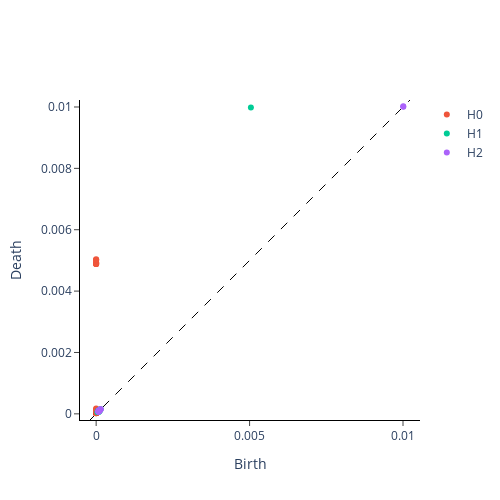

The cell this chart's notebook holds for it:
### Code cell
# Finding the most representative diagram for label 7

# First, compute the pairwise Wasserstein distances (Use all training data as there are not too many label 7 diagrams)
pairwise_wasserstein_distances_label_7 = PairwiseDistance(metric="wasserstein").fit_transform(train_shortened_diagrams_label_7)

# For each hole, calculate the sum of distances to all other holes
sum_distances = [sum(dist) for dist in pairwise_wasserstein_distances_label_7]

# Find the index of the Wasserstein barycenter
most_representative_index = np.argmin(sum_distances)

# Unshortened Wasserstein Barycenter for label 7
representative_diagram_label_7 = persistence.fit_transform_plot([train_embeddings_label_7[most_representative_index]])
